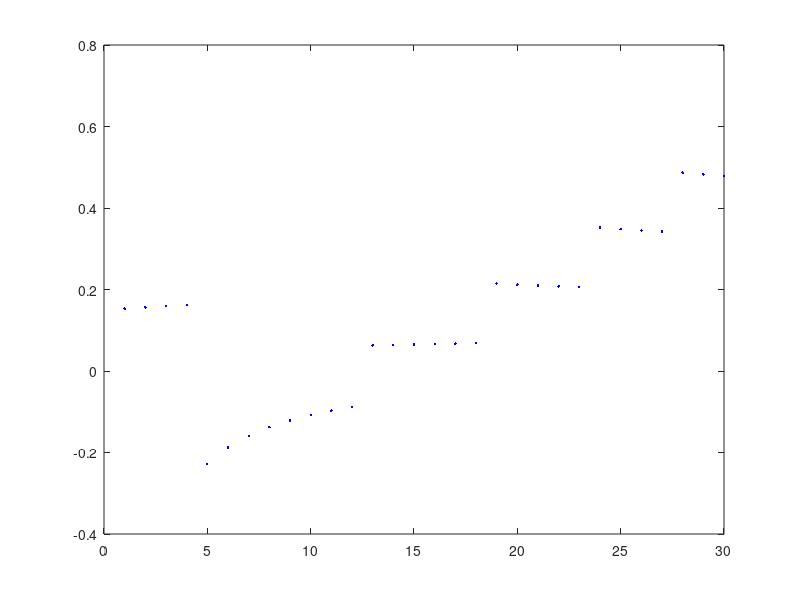

MATLAB code to generate this figure:
% PID practice
clear all;
temp = [20 20 20 20 23 23 23 23 23 23 23 23 22 22 22 22 22 22 21 21 21 21 21 20 20 20 20 19 19 19 ];

num = numel(temp);

fanspeed = 0;
setpoint = 23;
error = 0;
averageTemp = 0;
accumulatedEr = 0;
error;

for i=1:num
    
    error = setpoint - temp(i);
    PidP = 0.05;
    PidI = 0.001;
    PidD = 0.1;
    
    if 0< fanspeed<100 
        accumulatedEr = accumulatedEr + error;
        
    end;
    storage(i) = temp(i);
    
    averageTemp = mean(storage)
    
    
    fanspeed = PidP*error+PidI* accumulatedEr+PidD*(averageTemp-temp(i))
    
    
    pause(0.1);
    
    fanspeedstor(i) = fanspeed;
    istor(i) = i;
    
    
end;

plot(istor,fanspeedstor,'.b');